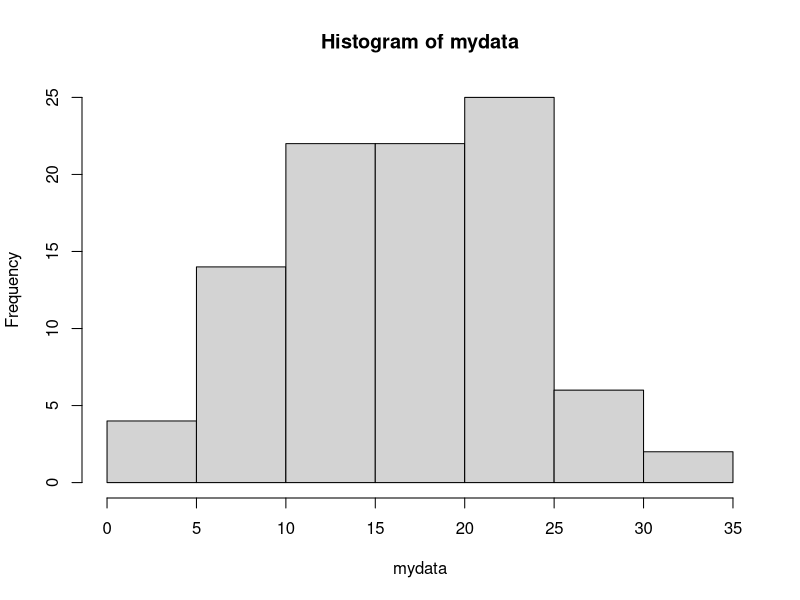
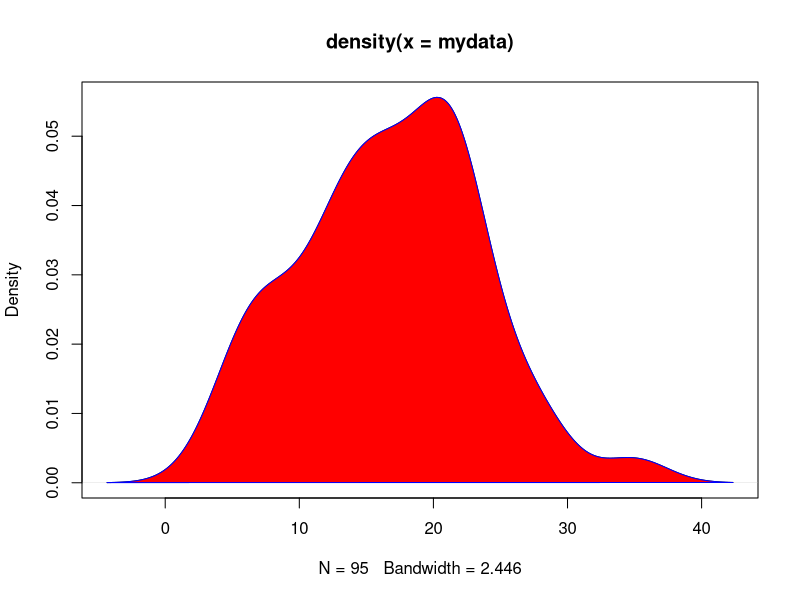
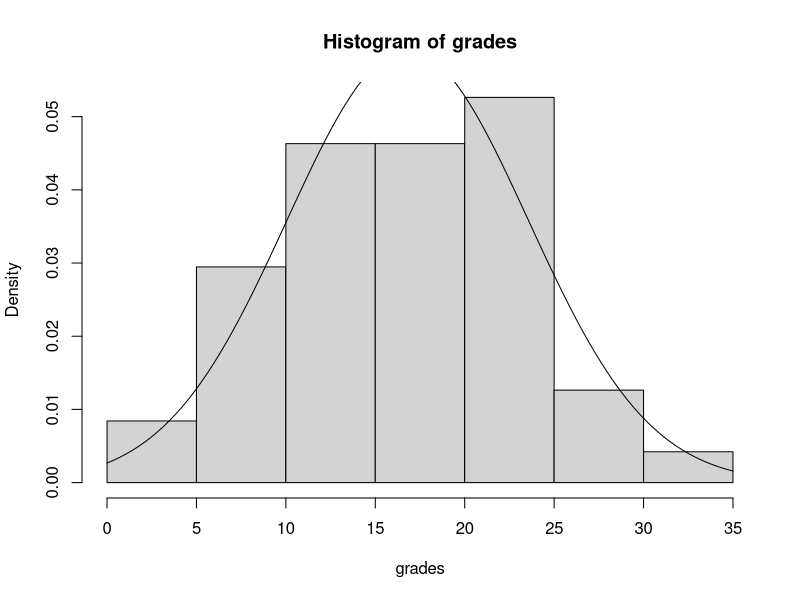

Generate these figures, in order, with R:
setwd("/home/thuy1/git/predictUsingProbability/Preprocess/")
mydata = read.csv("freqHigh_LateTime.csv",header=FALSE)[ ,1]
mydata
hist(mydata)
d<-density(mydata)
plot(d)
polygon(d, col="red", border="blue")
grades <- mydata
hist(grades, prob=TRUE)
curve(dnorm(x, mean=mean(grades), sd=sd(grades)), add=TRUE)
